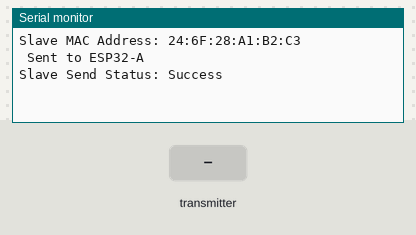
A sketch run on a simulated ESP32. On the bench: the last lines printed to the serial monitor. The inputs (shaded band) are chosen by the test bench.

Above: at 1.2 s.
1.3 s: the transmitter starts sending msg = 0
At 1.61 s:
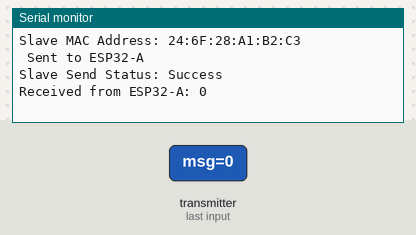
3.3 s: the transmitter starts sending msg = 1
At 3.61 s:
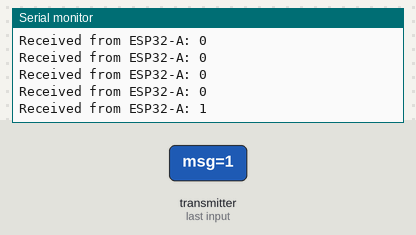

The sketch:

slave.ino
```cpp
#include <esp_now.h>
#include <WiFi.h>

typedef struct struct_message {
  char msg[32];
  int device_id;
} struct_message;

struct_message incomingData;
struct_message outgoingData;

uint8_t peerAddress[] = {0xCC, 0x7B, 0x5C, 0xF2, 0x2B, 0x24};  // Master MAC

void onDataRecv(const esp_now_recv_info_t *info, const uint8_t *data, int len) {
  memcpy(&incomingData, data, sizeof(incomingData));
  Serial.print("Received from ESP32-A: ");
  Serial.println(incomingData.msg);
}

void onDataSent(const uint8_t *mac_addr, esp_now_send_status_t status) {
  Serial.print("Slave Send Status: ");
  Serial.println(status == ESP_NOW_SEND_SUCCESS ? "Success" : "Fail");
}

void setup() {
  Serial.begin(115200);
  WiFi.mode(WIFI_STA);
  Serial.print("Slave MAC Address: ");
  Serial.println(WiFi.macAddress());

  if (esp_now_init() != ESP_OK) {
    Serial.println("ESP-NOW init failed!");
    return;
  }

  esp_now_register_recv_cb(onDataRecv);
  esp_now_register_send_cb(onDataSent);

  esp_now_peer_info_t peerInfo = {};
  memcpy(peerInfo.peer_addr, peerAddress, 6);
  peerInfo.channel = 0;
  peerInfo.encrypt = false;

  if (!esp_now_is_peer_exist(peerAddress)) {
    if (esp_now_add_peer(&peerInfo) != ESP_OK) {
      Serial.println(" Failed to add peer");
      return;
    }
  }
}

void loop() {
  strcpy(outgoingData.msg, "Hi from Slave!");
  outgoingData.device_id = 2;

  esp_err_t result = esp_now_send(peerAddress, (uint8_t *)&outgoingData, sizeof(outgoingData));
  if (result == ESP_OK) {
    Serial.println(" Sent to ESP32-A");
  } else {
    Serial.println(" Send failed");
  }
  delay(5000);
}
```

Measured:
- after the input at 1.3 s, the serial monitor: prints a new line at once (image 1)
- after the input at 3.3 s, the serial monitor: prints a new line at once (image 2)
